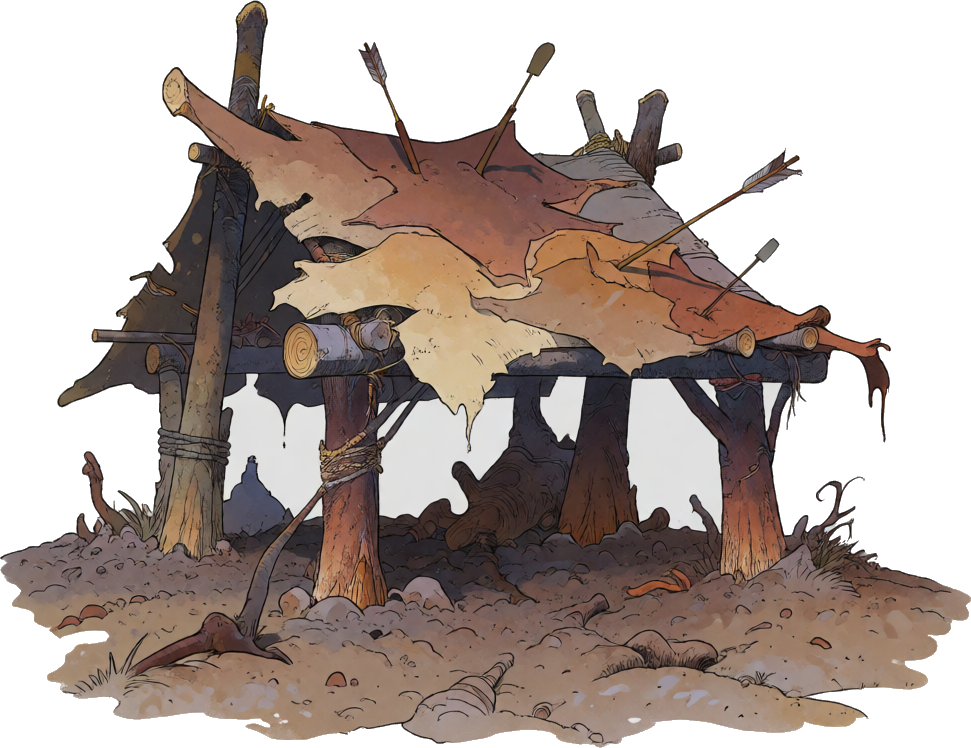
#> input picture insignificant-game/assets/approved/units/unit_anti_air_era1.png, 971 x 748 px, given in place of p3_td_proj_arrow_s91_00001_.png, which was not available
$ python phase3_projectiles_topdown_freeze.py
#> lines starting #> are read from the running program, lines starting #| are printed output that depends on the picture; after the words box and inside, x2 and y2 are one past the last pixel; in counts of white or black regions, pixels touching at a corner belong together; pictures that were not available may be replaced by others from this repository, and a replacement may not be noted
#> (reads insignificant-game/assets/pipeline/phase3_projectiles_topdown_picks.json from the repository)
#> (reads insignificant-game/assets/pipeline/phase3_projectile_topdown_state.json from the repository)
### insignificant-game/assets/pipeline/phase2_freeze.py
# phase2_freeze.py — freeze the human-picked Phase 2 templates (cookbook §6-§7) into
# assets/approved/ui/. One-time processing, params tuned on the picked raws:
# background/shadow keying (border flood fill), card-frame window keying, faint-ink
# cleanup on the card-frame parchment (the once-allowed Phase 2 manual cleanup),
# tight crop, and measurement of the content rects / 9-slice margins printed for the
# style bible. Run with the ComfyUI venv python from assets/pipeline/.
import os

import numpy as np
from PIL import Image, ImageFilter

SRC = os.path.expanduser("~/ComfyUI-Shared/output/phase2-templates")
DST = "../approved/ui"

# template -> (picked stem, border-flood tolerance; button 95 eats its baked drop shadow)
PICKS = {
    "card_frame": ("p2_card_frame_s53", 60),
    "panel": ("p2_panel_s51", 60),
    "button": ("p2_button_s54", 95),
    "icon_plate": ("p2_icon_plate_s53", 60),
    "divider": ("p2_divider2_s55", 60),  # v2 re-roll winner
}


def flood(mask: np.ndarray, seed: np.ndarray) -> np.ndarray:
    grown = seed & mask
    while True:
        nxt = grown.copy()
        nxt[1:, :] |= grown[:-1, :]
        nxt[:-1, :] |= grown[1:, :]
        nxt[:, 1:] |= grown[:, :-1]
        nxt[:, :-1] |= grown[:, 1:]
        nxt &= mask
        if (nxt == grown).all():
            return grown
        grown = nxt


def border_seed(shape: tuple) -> np.ndarray:
    s = np.zeros(shape, dtype=bool)
    s[0, :], s[-1, :], s[:, 0], s[:, -1] = True, True, True, True
    return s


# [82 lines left out: functions point_seed, clean_parchment, nine_slice_margins, main, not called in this run]


# [2 lines that do not run on import are left out]

### insignificant-game/assets/pipeline/phase3_units_freeze.py
# phase3_units_freeze.py — freeze the human-picked unit/enemy lineages (cookbook §7).
# Keys each sprite (border flood, same recipe as the icon/building freeze), crops tight, writes
# ../approved/units/unit_<line>_era<n>.png, flips the picked manifest rows to approved, and renders
# a halo-check sheet (dark + light backdrops per sprite, style bible §4). Run with the ComfyUI venv
# python from assets/pipeline/. Stems come from phase3_unit_chains.json (render-time truth), so a
# re-rolled cell freezes under its bumped seed.
#
# PICK RECORD (human line-pick gate, 2026-07-21). The gate takes one lineage per line; three cells
# diverge to a sibling chain by explicit human ruling, and one render is a §8-reject accepted as-is:
#   bomber 82 | elite_forces 81 (era6 -> 82) | enemy_hard 83 (era5 -> 82) | enemy_mid 83 |
#   enemy_weak 83 | engineers 82 (era5 seed 8245 is REJECTED, accepted) | privateers 81
#   single-chain lines freeze their only lineage. infantry_era4 is a known GAP (era4 render
#   §8-rejected, no sibling chain) -> left unfrozen; the view fills the slot with a placeholder.
import json
import os

import numpy as np
from PIL import Image, ImageDraw, ImageFont

from phase2_freeze import border_seed, flood

SRC = os.path.expanduser("~/ComfyUI-Shared/output/phase3-units")
OUT = "../approved/units"
STATE = "phase3_unit_chains.json"
MANIFEST = "manifest.jsonl"
POST = {"key": "border-flood", "tolerance": 60, "cropped": True}
SPECK_MIN_PX = 1200   # keep floating sprite parts (falling bombs, arrows); drop mottled-bg residue

SINGLE = ["anti_air", "archers", "artillery", "cavalry", "holy_warriors", "infantry", "shield_wall"]
MULTI = {                       # line -> (default chain, {era: override chain})
    "bomber":       ("82", {}),
    "elite_forces": ("81", {6: "82"}),
    "enemy_hard":   ("83", {5: "82"}),
    "enemy_mid":    ("83", {}),
    "enemy_weak":   ("83", {}),
    "engineers":    ("82", {}),
    "privateers":   ("81", {}),
}
GAP = {("infantry", 4)}         # known gaps: not frozen, view placeholders the slot


def drop_specks(opaque: np.ndarray, min_px: int = SPECK_MIN_PX) -> np.ndarray:
    left = opaque.copy()
    keep = np.zeros_like(opaque)
    while left.any():
        ys, xs = np.nonzero(left)
        seed = np.zeros_like(opaque)
        seed[ys[0], xs[0]] = True
        comp = flood(left, seed)
        if comp.sum() >= min_px:
            keep |= comp
        left &= ~comp
    return keep


# [87 lines left out: functions keyed, build_plan, main, not called in this run]


# [2 lines that do not run on import are left out]

### insignificant-game/assets/pipeline/phase3_projectiles_topdown_freeze.py
# phase3_projectiles_topdown_freeze.py — freeze the 8 human-picked flying weapons (W14.8).
#
# Same post-process as the unit freeze (border flood key, speck drop, tight crop) into a NEW
# directory, ../approved/projectiles/proj_<ammo>.png. New because the class is new: side-view
# battle art never needed a projectile, and seen from above an attack IS a thing crossing the gap
# between two stations, with a hit/miss event per attack in the timeline and nothing to draw.
# Nothing here supersedes anything, so unlike the unit freeze this script only ever appends.
#
# These sprites have no era. One per ammo type, shared by every era that fires it, so the registry
# they feed is a flat id list rather than a line -> eras coverage table.
#
# The speck floor is much lower than the unit freeze's. A projectile is a few dozen pixels at field
# size and several are small, single, compact objects; the 1200 px floor tuned for figure groups
# would delete a whole arrow. Nothing here has detached parts to preserve either, so the floor only
# has to beat keying residue.
#
# Run with the ComfyUI venv python from assets/pipeline/.
import json
import os

import numpy as np
from PIL import Image, ImageDraw, ImageFont

from phase2_freeze import border_seed, flood
from phase3_units_freeze import drop_specks

SRC = os.path.expanduser("~/ComfyUI-Shared/output/phase3-projectiles-topdown")
OUT = "../approved/projectiles"
PICKS = "phase3_projectiles_topdown_picks.json"
STATE = "phase3_projectile_topdown_state.json"
MANIFEST = "manifest.jsonl"
CHECKPOINT = "krea2_turbo_bf16@78bbf8f4"
LORAS = [["Krea2_Moebius_LoRA", 1.0]]
SPECK_MIN_PX = 120
POST = {"key": "border-flood", "tolerance": 60, "cropped": True, "speck_min_px": SPECK_MIN_PX}

# NO ENCLOSED-POCKET PASS HERE, deliberately, and this is the opposite call from the one the unit
# freeze makes — so the reason is measured rather than asserted. That pass cuts background-coloured
# pixels the border flood cannot reach, which on units removes the hole inside a bow or a sling. Run
# over these eight it removes almost nothing and breaks one sprite: arrow and bolt shed ~3k px each
# (invisible at the size these are read), bullet, cannonball, shell and stone shed 0-40, missile
# sheds 50 because its fin gaps are shaded rather than flat — and proj_bomb loses 12k px out of its
# own body, because a grey bomb lit from above has highlights within tolerance of a grey plate. It
# ships as a hole punched through the bomb, invisible on the light sheet and black on a dark plate.
# The class simply has no closed loops to fix: these are compact single objects seen from above.
POCKET_TOL = None


def render_recipe(stem: str) -> dict:
    wf = json.loads(Image.open(f"{SRC}/{stem}_00001_.png").info["prompt"])
    prompt, seed, denoise, parent = None, None, None, None
    for node in wf.values():
        ct = node.get("class_type")
        if ct == "KSampler":
            seed, denoise = node["inputs"]["seed"], node["inputs"]["denoise"]
        elif ct == "LoadImage":
            parent = node["inputs"]["image"].removesuffix("_00001_.png")
        elif ct == "CLIPTextEncode" and prompt is None:
            prompt = node["inputs"]["text"]
    return {"prompt": prompt, "seed": seed, "denoise": denoise, "parent": parent}


def keyed(stem: str) -> Image.Image:
#> called with stem = 'p3_td_proj_arrow_s91'
    rgb = np.asarray(Image.open(f"{SRC}/{stem}_00001_.png").convert("RGB")).astype(np.uint8)
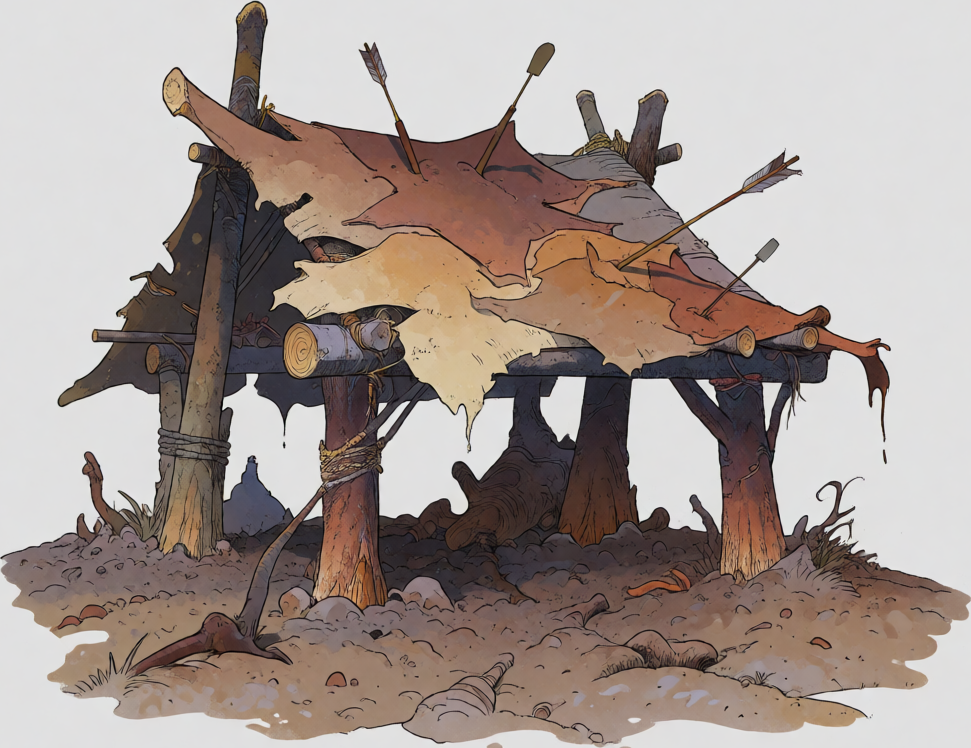
#> rgb: shape (748, 971, 3); mean R, G, B 166.1, 153.6, 148
    h, w, _ = rgb.shape
#> h = 748; w = 971
    corners = np.stack([rgb[3, 3], rgb[3, w - 4], rgb[h - 4, 3], rgb[h - 4, w - 4]]).astype(int)
#> corners = [[224, 224, 224], [224, 223, 223], [225, 225, 225], [224, 224, 224]]
    bg = np.median(corners, axis=0)
#> bg = [224, 224, 224]
    dist = np.abs(rgb.astype(int) - bg).sum(axis=2)
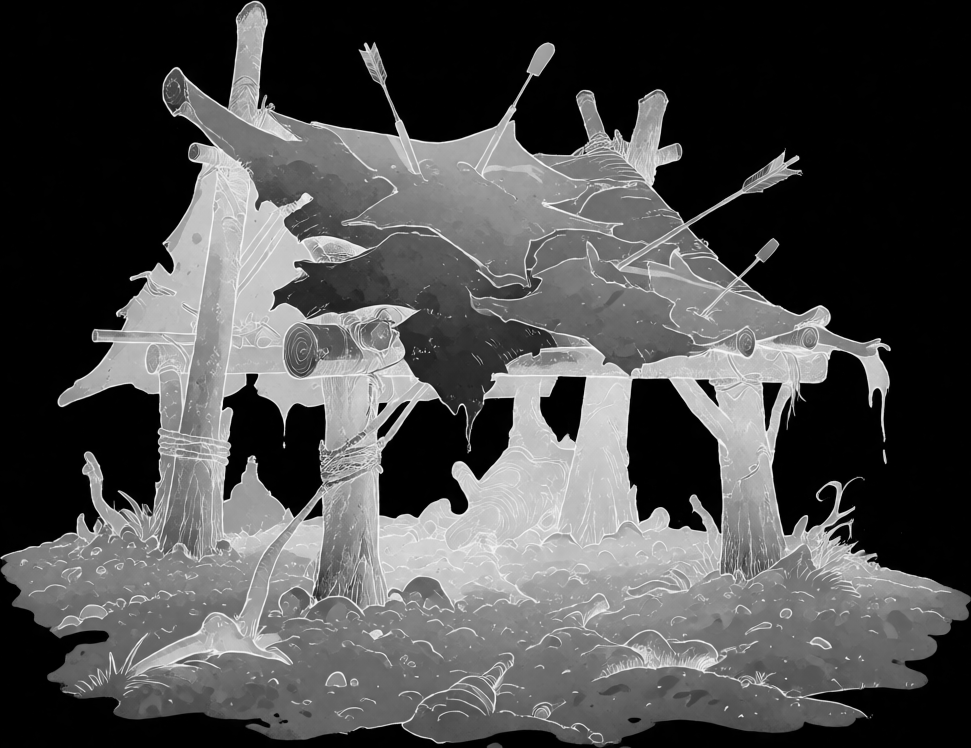
#> dist: shape (748, 971) float64; min 0, max 672, mean 205.2; drawn with min black and max white
    opaque = drop_specks(~flood(dist < 60, border_seed((h, w))), SPECK_MIN_PX)
#> in flood, `grown = seed & mask`:
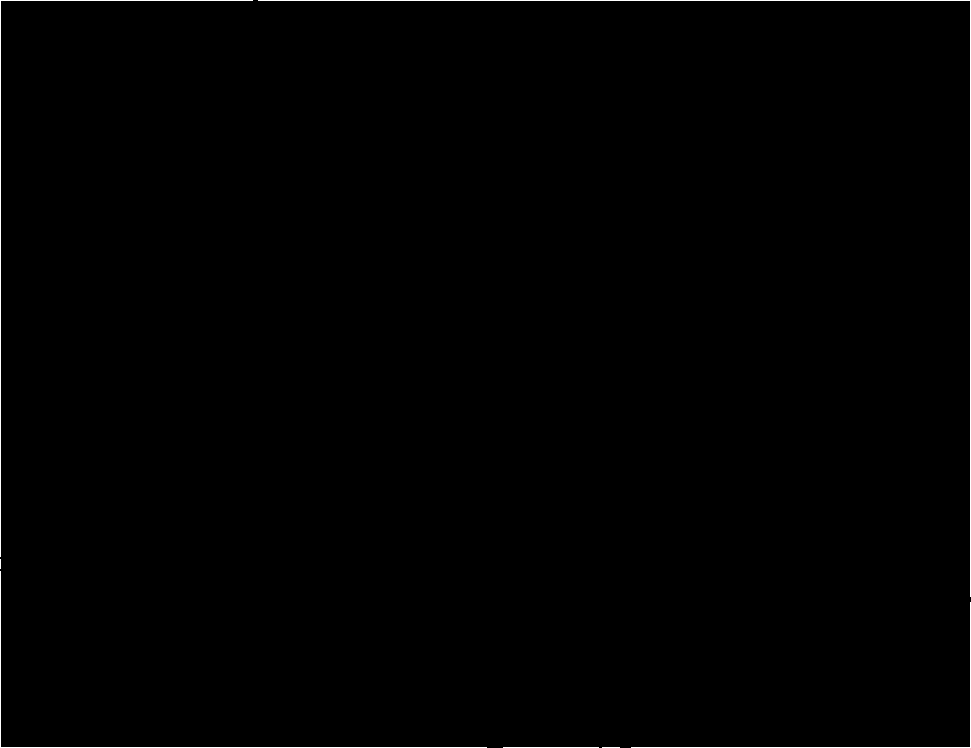
#> grown: shape (748, 971) bool; 0.47% white in thin lines or dots
#> the loop in flood, `while True:` made 282 passes
#> pass 1, in flood, `nxt &= mask`:
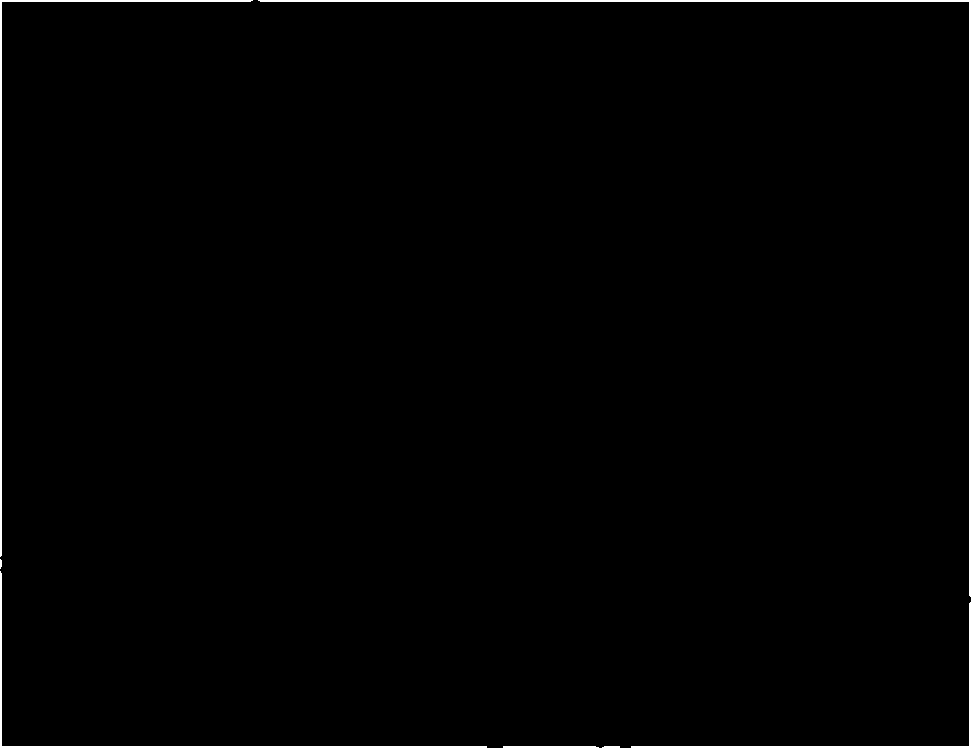
#> nxt: shape (748, 971) bool; 0.93% white; 7 white regions (1 under 20 px), largest, box (x1, y1, x2, y2) and area: (258, 0, 971, 597) 2613, (0, 0, 253, 557) 1613, (0, 571, 487, 748) 1322, (631, 602, 971, 748) 967, (503, 746, 599, 748) 189, (602, 746, 620, 748) 34
#> after the loop in flood, `while True:`:
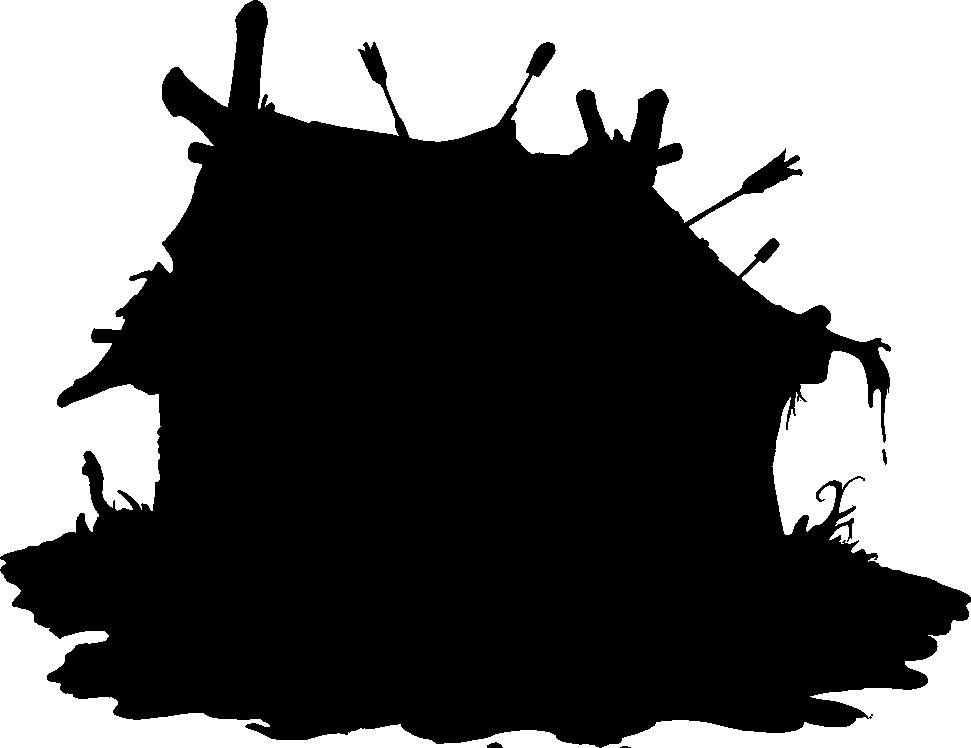
#> nxt: shape (748, 971) bool; 41.3% white; 5 white regions, box (x1, y1, x2, y2) and area: (258, 0, 971, 597) 177493, (0, 0, 253, 557) 87595, (0, 571, 599, 748) 19986, (602, 602, 971, 748) 14841, (0, 559, 6, 569) 34
#> the loop in drop_specks, `while left.any():` made 8 passes
#> pass 1, in flood (call 2), `grown = seed & mask`:
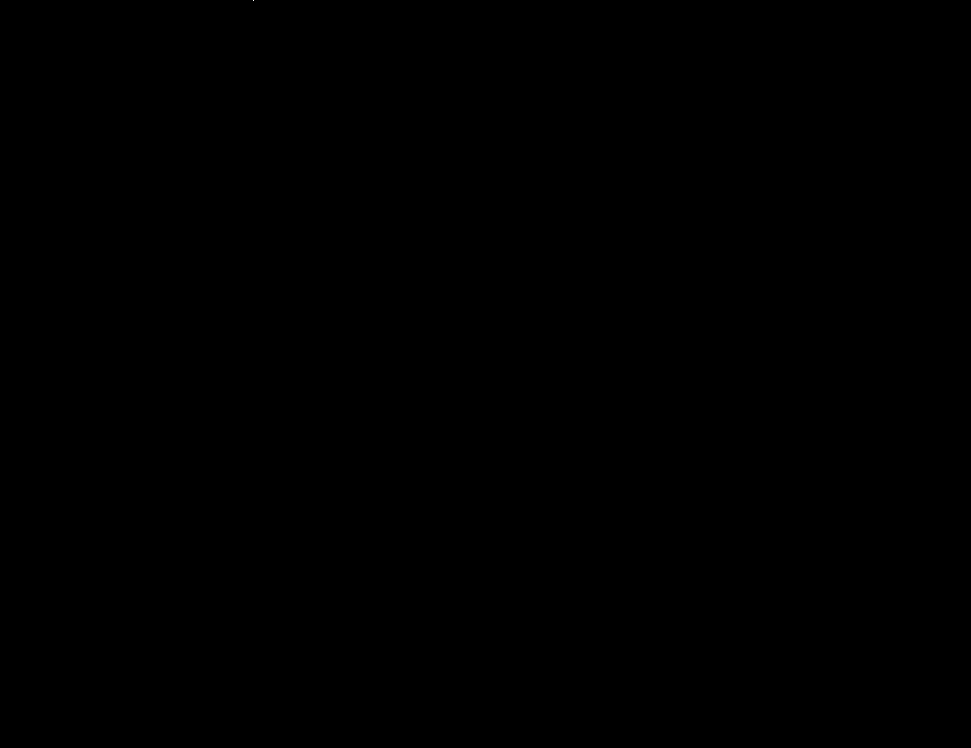
#> grown: shape (748, 971) bool; 0% white in thin lines or dots, all inside (x1, y1, x2, y2) = (253, 0, 254, 1)
#> after the loop in drop_specks, `while left.any():`: left: shape (748, 971) bool; every value is 0
#> after the loop in drop_specks, `while left.any():`: seed: shape (748, 971) bool; 0% white in thin lines or dots, all inside (x1, y1, x2, y2) = (622, 746, 623, 747)
    if POCKET_TOL is not None:
        opaque &= ~(dist < POCKET_TOL)
    alpha = np.where(opaque, 255, 0).astype(np.uint8)
#> alpha: shape (748, 971); 58.7% white; 5 black regions, box (x1, y1, x2, y2) and area: (258, 0, 971, 597) 177544, (0, 0, 253, 557) 87595, (0, 571, 599, 748) 20054, (602, 602, 971, 748) 14867, (0, 559, 6, 569) 34
    ys, xs = np.where(alpha > 0)
    return Image.fromarray(np.dstack([rgb, alpha]), "RGBA").crop(
        (int(xs.min()), int(ys.min()), int(xs.max()) + 1, int(ys.max()) + 1))


def main() -> None:
    os.makedirs(OUT, exist_ok=True)
    with open(PICKS) as f:
        picks = json.load(f)["picks"]
    with open(STATE) as f:
        state = json.load(f)

    sprites: dict[str, Image.Image] = {}
    rows_new = []
    for ammo, seed in sorted(picks.items()):
        stem = state[ammo][str(seed)]["stem"]
        s = keyed(stem)
        s.save(f"{OUT}/{ammo}.png")
        sprites[ammo] = s
        rows_new.append({"id": stem, "file": f"assets/approved/projectiles/{ammo}.png",
                         "class": "projectile-topdown", "subject": ammo,
                         **render_recipe(stem), "checkpoint": CHECKPOINT, "loras": LORAS,
                         "workflow": "workflows/krea2_lora_txt2img.json", "post": POST,
                         "status": "approved", "camera": "top-down (ADR-0009)"})
        print(f"froze {ammo}.png {s.width}x{s.height} <- {stem}")

    new_ids = {r["id"] for r in rows_new}
    rows_out = []
    with open(MANIFEST) as f:
        for raw in f:
            e = json.loads(raw)
            if e["id"] not in new_ids:          # re-run: the fresh row below replaces it
                rows_out.append(e)
    rows_out += rows_new
    with open(MANIFEST, "w") as f:
        f.write("\n".join(json.dumps(e, ensure_ascii=False) for e in rows_out) + "\n")
    print(f"manifest: +{len(rows_new)} approved rows")

    json.dump(sorted(picks), open("phase3_projectiles_topdown_coverage.json", "w"),
              ensure_ascii=False, indent=1)
    print("wrote phase3_projectiles_topdown_coverage.json (registry source for AssetPaths.PROJECTILES)")

    # Halo check, plus the check that actually matters for this class: these sprites are read at
    # FIELD SIZE, where a projectile is a few dozen pixels and reads by silhouette and colour alone.
    # So each ammo type gets a full-size pair on dark and light AND a battle-zoom pair beside it.
    cell, zoom, pad = 260, 64, 8
    font = ImageFont.load_default(size=13)
    sheet = Image.new("RGB", ((cell + zoom + pad) * len(sprites), cell * 2 + 26), (24, 24, 24))
    d = ImageDraw.Draw(sheet)
    for col, (ammo, sprite) in enumerate(sprites.items()):
        big = sprite.copy()
        big.thumbnail((cell - 2 * pad, cell - 2 * pad), Image.LANCZOS)
        small = sprite.copy()
        small.thumbnail((zoom, zoom), Image.LANCZOS)
        x = col * (cell + zoom + pad)
        for row, bgc in enumerate([(20, 20, 30), (235, 235, 225)]):
            tile = Image.new("RGBA", (cell + zoom + pad, cell), bgc + (255,))
            tile.alpha_composite(big, ((cell - big.width) // 2, (cell - big.height) // 2))
            tile.alpha_composite(small, (cell + pad // 2, (cell - small.height) // 2))
            sheet.paste(tile.convert("RGB"), (x, row * cell))
        d.text((x + pad, cell * 2 + 6), ammo, fill=(220, 220, 220), font=font)
    sheet.save("../contact-sheets/phase3_projectiles_topdown_halo_check.png")
    print("wrote ../contact-sheets/phase3_projectiles_topdown_halo_check.png "
          "(full size + battle zoom, on dark and light)")


if __name__ == "__main__":
#> (the run stopped early here; a loop or call above may not have finished)
